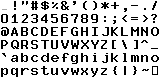
#> input picture desk/font8x9.png, 160 x 78 px
$ python mkfont.py font8x9.png out.png
#> lines starting #> are read from the running program, lines starting #| are printed output that depends on the picture
# Build calc font: gint 8x9 ASCII glyphs + custom maths symbols in 0x03-0x1F
from PIL import Image
import sys

src = Image.open(sys.argv[1]).convert("RGB")
#> src is the input picture: PIL image 160x78 RGB; min 0, max 255, mean 202.4
out = Image.new("RGB", (160, 104), (255, 255, 255))
#> out: PIL image 160x104 RGB; every value is 255
# copy printable ASCII (0x20..0x7E) to rows 2..7
for i in range(95):
    r, c = divmod(i, 16)
    cell = src.crop((c * 10, r * 13, c * 10 + 10, r * 13 + 13))
    code = 0x20 + i
    R, Cc = divmod(code, 16)
    out.paste(cell, (Cc * 10, R * 13))
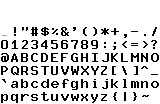
#> out: PIL image 160x104 RGB; min 0, max 255, mean 215.9

G = {}
G[0x03] = """\
.....###
.....##.
.....##.
....##..
#...##..
##.##...
.####...
..##....
..##....""", # sqrt
G[0x04] = """\
........
........
########
.##..##.
.##..##.
.##..##.
.##..##.
.##..##.
.##...##""", # pi
G[0x05] = """\
..####..
.##..##.
##....##
##....##
########
##....##
##....##
.##..##.
..####..""", # theta
G[0x06] = """\
........
........
.###..##
##..###.
##...##.
##...##.
##...##.
##..###.
.###..##""", # alpha
G[0x07] = """\
.####...
##..##..
##..##..
#####...
##..##..
##...##.
##...##.
###.##..
##.##...
##......
##......""", # beta
G[0x08] = """\
........
........
##....##
.##..##.
.##..##.
..####..
..####..
...##...
..####..
.##..##.
..###...""", # gamma
G[0x0B] = """\
..####..
.##.....
..##....
.####...
##..##..
##...##.
##...##.
.##.##..
..###...""", # delta
G[0x0C] = """\
.##.....
..##....
..##....
...##...
..####..
.##.##..
.##..##.
##...##.
##....##""", # lambda
G[0x0E] = """\
........
........
##...##.
##...##.
##...##.
##...##.
##...##.
###.###.
##.##.##
##......
##......""", # mu
G[0x0F] = """\
#######.
##......
.##.....
..##....
...##...
..##....
.##.....
##......
#######.""", # Sigma
G[0x10] = """\
........
........
.#######
##..##..
##...##.
##...##.
##...##.
.##.##..
..###...""", # sigma
G[0x11] = """\
........
........
#......#
##....##
##....##
##.##.##
##.##.##
.######.
..#..#..""", # omega
G[0x12] = """\
........
........
..####..
.##..##.
##....##
##....##
##....##
###..##.
##.###..
##......
##......""", # rho
G[0x13] = """\
........
........
##....##
.##..##.
..####..
...##...
..####..
.##..##.
##....##""", # chi
G[0x14] = """\
.###.
##.##
.###.
.....
.....
.....
.....
.....
.....""", # degree
G[0x15] = """\
.###.
...##
..##.
.##..
#####
.....
.....
.....
.....""", # squared
G[0x16] = """\
####.
...##
.###.
...##
####.
.....
.....
.....
.....""", # cubed
G[0x17] = """\
.......
.......
.......
##...##
.##.##.
..###..
.##.##.
##...##
.......""", # times
G[0x18] = """\
........
...##...
...##...
########
...##...
...##...
........
########
........""", # plus-minus
G[0x19] = """\
.....##
...###.
.###...
##.....
.###...
...###.
.....##
.......
#######""", # le
G[0x1A] = """\
##.....
.###...
...###.
.....##
...###.
.###...
##.....
.......
#######""", # ge
G[0x1B] = """\
........
.....##.
....##..
#######.
...##...
#######.
.##.....
##......
........""", # ne
G[0x1C] = """\
........
........
........
.##..##.
##.##.##
##.##.##
.##..##.
........
........""", # infinity
G[0x1D] = """\
.....##.
....##..
....##..
....##..
...##...
...##...
..##....
..##....
..##....
.##.....
##......""", # integral
G[0x1E] = """\
........
........
.....#..
.....##.
########
.....##.
.....#..
........
........""", # arrow
G[0x1F] = """\
........
........
.###..##
##..###.
........
.###..##
##..###.
........
........""", # approx
G[0x12 - 0x12 + 0x09] = None

px = out.load()
for code in range(0x00, 0x20):
    R, Cc = divmod(code, 16)
    x0, y0 = Cc * 10 + 1, R * 13 + 1
    g = G.get(code)
    if isinstance(g, tuple):
        g = g[0]
    if not g:
        px[x0, y0 + 8] = (170, 170, 170)
        continue
    for y, row in enumerate(g.split("\n")):
        for x, ch in enumerate(row):
            if ch == "#":
                px[x0 + x, y0 + y] = (0, 0, 0)
# 0x7F: XOR symbol (circled plus)
xor = """\
.......
..###..
.#.#.#.
#..#..#
#######
#..#..#
.#.#.#.
..###..
......."""
R, Cc = divmod(0x7F, 16)
for y, row in enumerate(xor.split("\n")):
    for x, ch in enumerate(row):
        if ch == "#": px[Cc * 10 + 1 + x, R * 13 + 1 + y] = (0, 0, 0)
out.save(sys.argv[2])
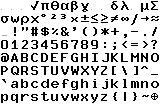
#> saved as out.png: PIL image 160x104 RGB; min 0, max 255, mean 205.1
